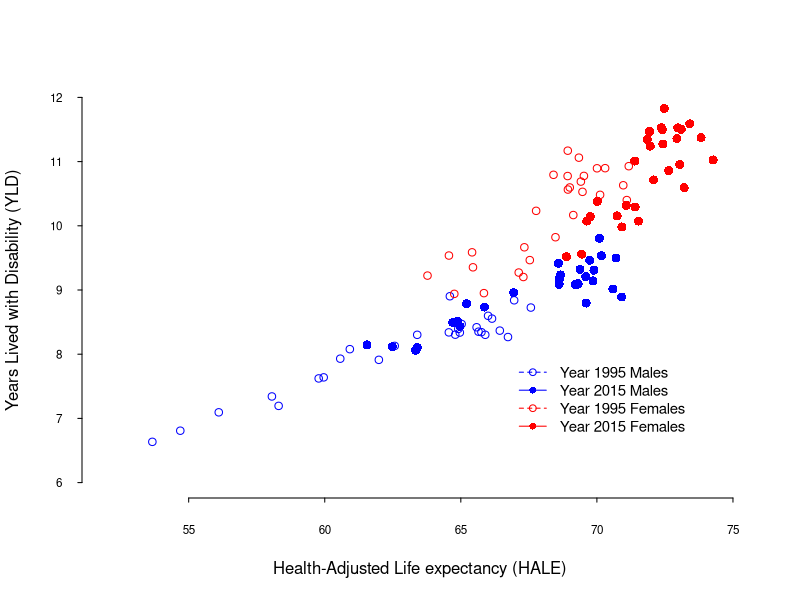

Write the R code that produced this figure. (Note: this script raises an error after producing the figure.)
# Expansion of morbidity

#Years lived with disability (YLDs)
# Years of life lived with any short-term or long-term health loss.

# Healthy life expectancy, or health-adjusted life expectancy (HALE)
#The number of years that a person at a given age can expect to live in good health, 
# taking into account mortality and disability.

# Raw Data
setwd("~/Desktop/YLD_EU28_1995-2015/R Preliminary")
HALE.raw.data <- read.csv("./IHME-GBD_2015_DATA-7c514cb9-1/IHME-GBD_2015_DATA-7c514cb9-1.csv")
LE.raw.data <- read.csv("./IHME-GBD_2015_DATA-b8689aa2-1/IHME-GBD_2015_DATA-b8689aa2-1.csv")

head(LE.raw.data)
head(HALE.raw.data)

# Tidy Data
library(data.table)
library(ggplot2) 

attach(LE.raw.data)
attach(HALE.raw.data)

DT.LE <- data.table(LE.raw.data)
DT.HALE <- data.table(HALE.raw.data)

tables()

######################################################

# Tidy Data 

data.LE.1995.male <- DT.LE[DT.LE$year == "1995" & DT.LE$sex == "Male", ]
data.HALE.1995.male <- DT.HALE[DT.HALE$year == "1995" & DT.HALE$sex == "Male", ]
data.YLD.1995.male <- data.LE.1995.male$val - data.HALE.1995.male$val

data.LE.1995.male.italy <- DT.LE[DT.LE$year == "1995" & DT.LE$sex == "Male" & DT.LE$location == "Italy", ]
data.HALE.1995.male.italy <- DT.HALE[DT.HALE$year == "1995" & DT.HALE$sex == "Male" & DT.LE$location == "Italy", ]
data.YLD.1995.male.italy <- data.LE.1995.male.italy$val - data.HALE.1995.male.italy$val

data.LE.2015.male <- DT.LE[DT.LE$year == "2015" & DT.LE$sex == "Male", ]
data.HALE.2015.male <- DT.HALE[DT.HALE$year == "2015" & DT.HALE$sex == "Male", ]
data.YLD.2015.male <- data.LE.2015.male$val - data.HALE.2015.male$val

data.LE.2015.male.italy <- DT.LE[DT.LE$year == "2015" & DT.LE$sex == "Male" & DT.LE$location == "Italy", ]
data.HALE.2015.male.italy <- DT.HALE[DT.HALE$year == "2015" & DT.HALE$sex == "Male" & DT.LE$location == "Italy", ]
data.YLD.2015.male.italy <- data.LE.2015.male.italy$val - data.HALE.2015.male.italy$val


data.LE.1995.female <- DT.LE[DT.LE$year == "1995" & DT.LE$sex == "Female", ]
data.HALE.1995.female <- DT.HALE[DT.HALE$year == "1995" & DT.HALE$sex == "Female", ]
data.YLD.1995.female <- data.LE.1995.female$val - data.HALE.1995.female$val

data.LE.1995.female.italy <- DT.LE[DT.LE$year == "1995" & DT.LE$sex == "Female" & DT.LE$location == "Italy", ]
data.HALE.1995.female.italy <- DT.HALE[DT.HALE$year == "1995" & DT.HALE$sex == "Female" & DT.LE$location == "Italy", ]
data.YLD.1995.female.italy <- data.LE.1995.female.italy$val - data.HALE.1995.female.italy$val

data.LE.2015.female <- DT.LE[DT.LE$year == "2015" & DT.LE$sex == "Female", ]
data.HALE.2015.female <- DT.HALE[DT.HALE$year == "2015" & DT.HALE$sex == "Female", ]
data.YLD.2015.female <- data.LE.2015.female$val - data.HALE.2015.female$val

data.LE.2015.female.italy <- DT.LE[DT.LE$year == "2015" & DT.LE$sex == "Female" & DT.LE$location == "Italy", ]
data.HALE.2015.female.italy <- DT.HALE[DT.HALE$year == "2015" & DT.HALE$sex == "Female" & DT.LE$location == "Italy", ]
data.YLD.2015.female.italy <- data.LE.2015.female.italy$val - data.HALE.2015.female.italy$val


##############################################################

# Expansion of female and male morbidity

plot(data.HALE.1995.male$val, 
     data.YLD.1995.male, 
     col="blue",
     cex=1,
     pch=1,
     xlim = c(52,75), 
     ylim=c(6, 12), 
     axes=F,
     xlab="Health-Adjusted Life expectancy (HALE)",
     ylab="Years Lived with Disability (YLD)")

points(data.HALE.2015.male$val, 
       data.YLD.2015.male, 
       col="blue",
       cex=1.2,
       pch=16)

points(data.HALE.1995.female$val, 
       data.YLD.1995.female, 
       col="red",
       cex=1,
       pch=1)

points(data.HALE.2015.female$val, 
       data.YLD.2015.female, 
       col="red",
       cex=1.2,
       pch=16)

axis(1, col.axis="black", las=1, cex.axis=0.7, tck=-.01)
axis(2, col.axis="black", las=2, cex.axis=0.7, tck=-.01)

legend(67, 8,  
       c("Year 1995 Males","Year 2015 Males", "Year 1995 Females","Year 2015 Females"),
       pch=c(1,16,1,16),
       lty=c(2,1, 2,1),
       cex=c(.9,.9,.9,.9),
       col=c("blue", "blue", "red", "red"),
       bty = "n")

arrows(x, avg-sdev, x, avg+sdev, length=0.05, angle=90, code=3)


######################################################

# Accelerating rate of increase of female morbidity

abline(lm(data.YLD.1995.male ~ data.HALE.1995.male$val), col="blue", lty=2)
summary(lm(data.YLD.1995.male ~ data.HALE.1995.male$val))
confint(lm(data.YLD.1995.male ~ data.HALE.1995.male$val))


abline(lm(data.YLD.2015.male ~ data.HALE.2015.male$val), col="blue", lty=1)
summary(lm(data.YLD.2015.male ~ data.HALE.2015.male$val))
confint(lm(data.YLD.2015.male ~ data.HALE.2015.male$val))


abline(lm(data.YLD.1995.female ~ data.HALE.1995.female$val), col="red", lty=2)
summary(lm(data.YLD.1995.female ~ data.HALE.1995.female$val))
confint(lm(data.YLD.1995.female ~ data.HALE.1995.female$val))


abline(lm(data.YLD.2015.female ~ data.HALE.2015.female$val), col="red", lty=1)
summary(lm(data.YLD.2015.female ~ data.HALE.2015.female$val))
confint(lm(data.YLD.2015.female ~ data.HALE.2015.female$val))


######################################################
